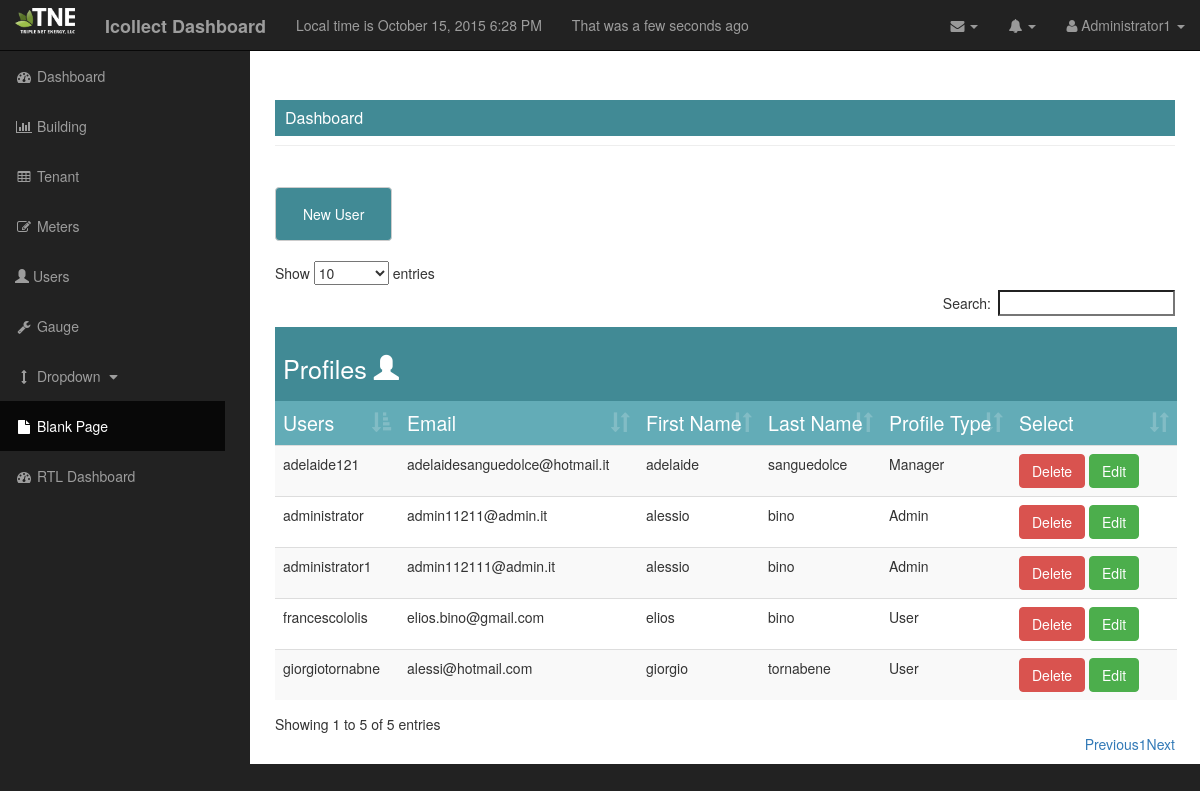
/dashboard/users (signed in), run on an earlier commit of the app's database.
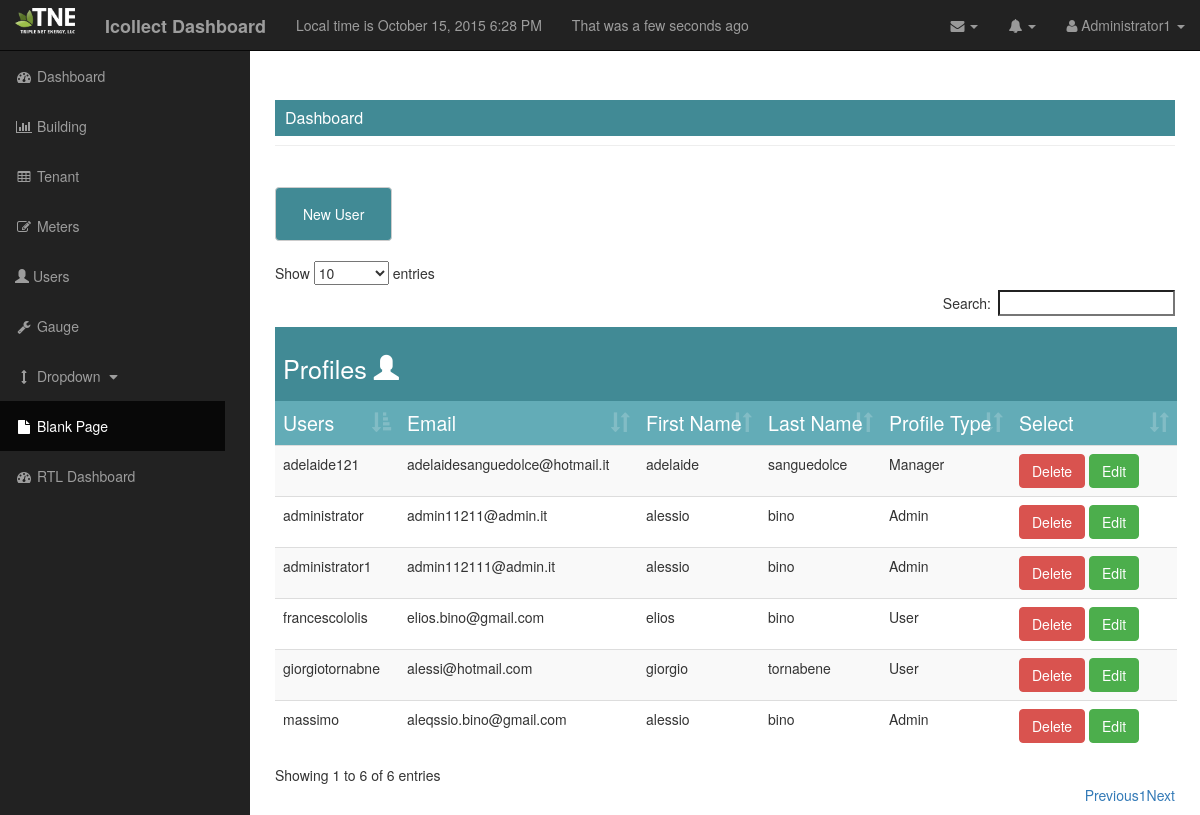
And on a later commit of the database.
### project/model_.py (models this page shows, shortened)
class user_(db.Model,UserMixin):
    __tablename__ = "user"
    id_user = db.Column(db.Integer, primary_key=True)
    user = db.Column(db.String, unique=True, nullable=False)
    password = db.Column(db.String, unique=True ,nullable=False)
    email = db.Column(db.String, unique=True, nullable=False)
    first_name = db.Column(db.String, nullable=False)
    last_name = db.Column(db.String, nullable=False)
    role = db.Column(db.String, db.ForeignKey('profile_type.name'))
    gauge_ch = db.relationship('gauge_', backref='user')
    def is_authenticated(self):
        return True
    @login_.user_loader
    def load_user(id_user=None):
        return user_.query.get(int(id_user))

### project/users/view.py (the view)
@users_for_blueprint.route('/dashboard/users')
@login_required
def user_page():
    users_site = db.session.query(user_).order_by(user_.id_user)
    return render_template('users.html', users=users_site, current_time=datetime.utcnow())

### project/templates/users.html (shortened to what this page needs)
{% extends "base_.html" %}
{% block head %}
    {{ super() }}
{% endblock %}
{% block content %}
      <div id="page-wrapper">
           <div class="container-fluid">
                <div class="row">
                    <div class="page-tabs">
                        <div class="col-lg-12">
                            <ul class="nav nav-pills nav-user">
                                  <li type="button" class="btn btn-default" role="presentation"><a class="tab-extra" href="{{url_for('user.new_users')}}" aria-controls="new-user" role="tab">New User</a></li>
                            </ul>
                        </div>
                    </div>
                    <div class="col-lg-12">
                          <div class="tables">
                            <table id="tables-users" class="table table-striped table-hover">
                                <caption class="tables-users">
                                <h2>Profiles <i class="glyphicon glyphicon-user"></i>
                                </h2>
                                </caption>
                                <thead class="table-header">
                                    <tr>
                                        <td>Users</td>
                                        <td>Email</td>
                                        <td>First Name</td>
                                        <td>Last Name</td>
                                        <td>Profile Type</td>
                                        <td>Select</td>
                                    </tr>
                                </thead>
                                <tbody>
                                    {% for user in users %}
                                <tr>
                                        <td>{{user.user}}</td>
                                        <td>{{user.email}}</td>
                                        <td>{{user.first_name}}</td>
                                        <td>{{user.last_name}}</td>
                                        <td>{{user.role}}</td>
                                        <div class="btn-group-lg">
                                        <td width="150px"><a type="button" class="btn btn-danger btn-user-dng" href="{{ url_for('user.delete_users', usersdel=user.user)}}">Delete</a>
                                        <a type="button" class="btn btn-success btn-user-edit" href="{{ url_for('user.edit_users', useredit=user.user) }}">Edit</a></td>
                                        </div>
                                </tr>
                                    {% endfor %}
                                </tbody>
                            </table>
                        </div>
                    </div>
                    </div>
                </div>
           </div>
      </div>
{% endblock %}

### project/templates/base_.html (shortened to what this page needs)
<!DOCTYPE html>
<html lang="en">
{% block head %}
<head>
     <link href="{{url_for('static', filename='css/bootstrap.min.css')}}" rel="stylesheet">
     <link href="{{url_for('static', filename='css/sb-admin.css')}}" rel="stylesheet">
     <link href="{{ url_for('static', filename='css/simple-sidebar.css')}}" rel="stylesheet">
     <link href="{{url_for('static', filename='font-awesome/css/font-awesome.min.css')}}" rel="stylesheet">
    <link href="{{ url_for('static', filename='css/dataTables.bootstrap.css')}}" rel="stylesheet">
</head>
{% endblock %}
<body>
    <div id="wrapper">
        {% if current_user.is_authenticated() %}
        <nav class="navbar navbar-inverse navbar-fixed-top" role="navigation">
            <div class="navbar-header">
                <a class="navbar-brand" href="{{url_for('user.logout_')}}">
                    <img style="max-width: 60px; margin-top: -7px" src = "{{url_for ('static' , filename='images/TNE_150.png')}}">
                </a>
                <a class ="navbar-brand" href="/dashboard"><strong>Icollect Dashboard</strong></a>
                <div class="navbar-text"> Local time is {{ moment(current_time).format('LLL') }}</div>
                <div class="navbar-text"> That was {{ moment(current_time).fromNow(refresh=True)}}</div>
            </div>
            <ul class="nav navbar-right top-nav">
                <li class="dropdown">
                    <a href="#" class="dropdown-toggle" data-toggle="dropdown"><i class="fa fa-envelope"></i> <b class="caret"></b></a>
                </li>
                <li class="dropdown">
                    <a href="#" class="dropdown-toggle" data-toggle="dropdown"><i class="fa fa-bell"></i> <b class="caret"></b></a>
                </li>
                <li class="dropdown">
                    <a href="#" class="dropdown-toggle" data-toggle="dropdown"><i class="fa fa-user"></i>  {{ current_user.user|capitalize }} <b class="caret"></b></a>
                </li>
            </ul>
            {% endif %}
            <div class="collapse navbar-collapse navbar-ex1-collapse">
                <ul class="nav navbar-nav side-nav">
                    <li>
                        <a href="/dashboard"><i class="fa fa-fw fa-dashboard"></i> Dashboard</a>
                    </li>
                    <li>
                        <a href="/dashboard/building"><i class="fa fa-fw fa-bar-chart-o"></i> Building </a>
                    </li>
                    <li>
                        <a href="/dashboard/tenant"><i class="fa fa-fw fa-table"></i> Tenant </a>
                    </li>
                    <li>
                        <a href="/dashboard/meters"><i class="fa fa-fw fa-edit"></i> Meters </a>
                    </li>
                    <li>
                        <a href="/dashboard/users"><i class="glyphicon glyphicon-user"></i> Users </a>
                    </li>
                    <li>
                        <a href="/dashboard/prova"><i class="fa fa-fw fa-wrench"></i> Gauge</a>
                    </li>
                    <li>
                        <a href="javascript:;" data-toggle="collapse" data-target="#demo"><i class="fa fa-fw fa-arrows-v"></i> Dropdown <i class="fa fa-fw fa-caret-down"></i></a>
                    </li>
                    <li class="active">
                        <a href="blank-page.html"><i class="fa fa-fw fa-file"></i> Blank Page</a>
                    </li>
                    <li>
                        <a href="../../Template_Error/index-rtl.html"><i class="fa fa-fw fa-dashboard"></i> RTL Dashboard</a>
                    </li>
                </ul>
            </div>
        </nav>
        <div id="page-wrapper">
           <div class="container-fluid">
                <div class="row">
                    <div class="col-lg-12">
                        <h1 class="page-header">
                            <div class="box-header show-header widget-head">
                                Dashboard
                            </div>
                        </h1>
                        {% block error %}
                        <div class="col-lg-12">
                        </div>
                        {% endblock %}
                    </div>
                </div>
           </div>
    </div>
        {% block content %}
        {% endblock %}
</body>
</html>

### project/static/css/sb-admin.css (style rules this page uses)
body { margin-top: 100px; background-color: #222; }
@media (min-width:768px) { body { margin-top: 50px; } }
#wrapper { padding-left: 0; }
#page-wrapper { width: 100%; padding: 0; background-color: #fff; }
@media (min-width:768px) { #wrapper { padding-left: 225px; } }
@media (min-width:768px) { #page-wrapper { padding: 10px; } }
.top-nav { padding: 0 15px; }
.top-nav>li { display: inline-block; float: left; }
.top-nav>li>a { padding-top: 15px; padding-bottom: 15px; line-height: 20px; color: #999; }
@media (min-width:768px) { .side-nav { position: fixed; top: 51px; left: 225px; width: 225px; margin-left: -225px; border: none; border-radius: 0; overflow-y: auto; background-color: #222; bottom: 0; overflow-x: hidden; padding-bottom: 40px; } }
@media (min-width:768px) { .side-nav>li>a { width: 225px; } }
.tables { border-radius: 7px; }
.box-header { font-size: 16px; padding: 10px; background: #418A95; color: #ffffff; line-height: 16px; }

### project/static/css/simple-sidebar.css (style rules this page uses)
#wrapper { padding-left: 0; -webkit-transition: all 0.5s ease; -moz-transition: all 0.5s ease; -o-transition: all 0.5s ease; transition: all 0.5s ease; }
@media (min-width:768px) { #wrapper { padding-left: 250px; } }

What changed in the data, as far as the page shows it:
added user_: user "massimo", email "aleqssio.bino@gmail.com", first_name "alessio", last_name "bino", role "Admin"
Also different on the page:
text written by a page script: "Show entries Search: Showing 1 to 5 of 5 entries Previous 1 Next" → "Show entries Search: Showing 1 to 6 of 6 entries Previous 1 Next"
